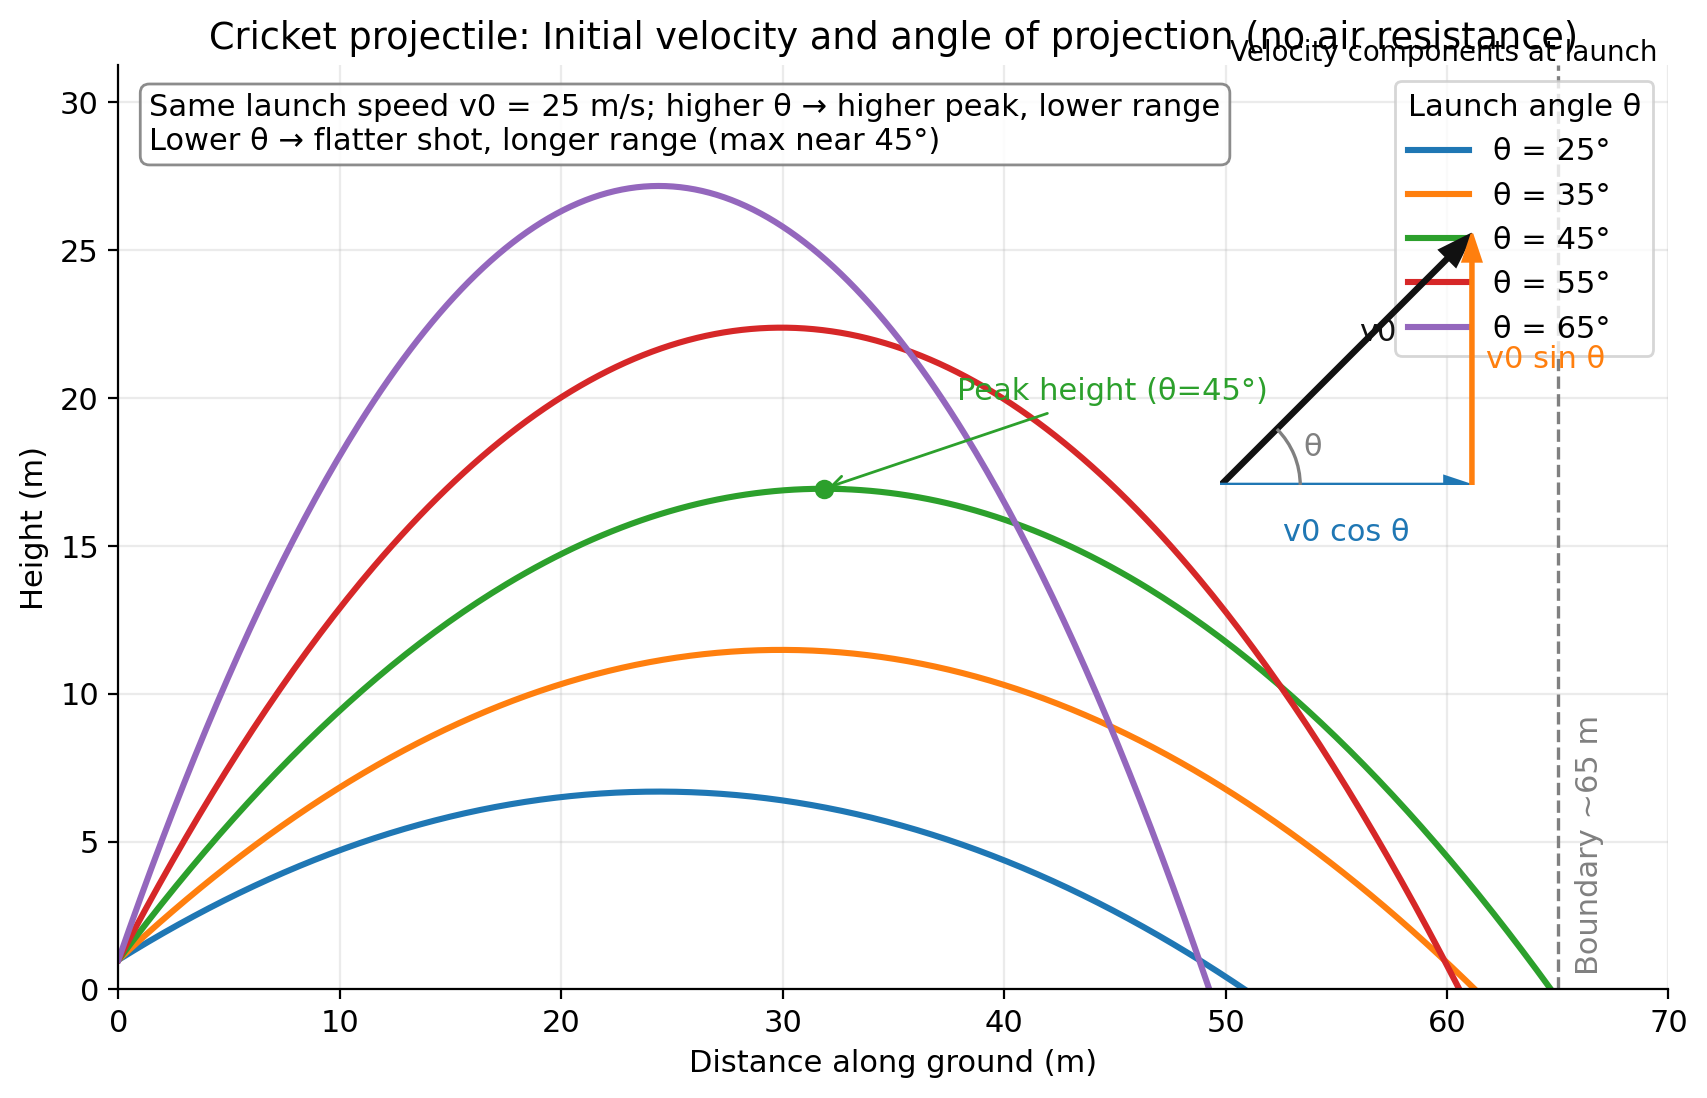

Source code (Python):
import numpy as np
import matplotlib.pyplot as plt
from matplotlib.patches import Arc


def trajectory(v0, theta_deg, g=9.81, y0=1.0, n=300):
    theta = np.radians(theta_deg)
    vy0 = v0 * np.sin(theta)
    vx0 = v0 * np.cos(theta)
    tf = (vy0 + np.sqrt(vy0**2 + 2 * g * y0)) / g
    t = np.linspace(0, tf, n)
    x = vx0 * t
    y = y0 + vy0 * t - 0.5 * g * t**2
    # Apex
    t_peak = vy0 / g
    t_peak = np.clip(t_peak, 0, tf)
    x_peak = vx0 * t_peak
    y_peak = y0 + vy0 * t_peak - 0.5 * g * t_peak**2
    return x, y, tf, x[-1], (x_peak, y_peak)


def main():
    # Physics/setup
    g = 9.81  # m/s^2
    v0 = 25.0  # m/s (typical big hit in cricket, ignoring air resistance)
    y0 = 1.0   # m (approximate bat contact height)
    angles = [25, 35, 45, 55, 65]
    colors = ["#1f77b4", "#ff7f0e", "#2ca02c", "#d62728", "#9467bd"]

    # Compute trajectories
    curves = []
    max_x = 0
    max_y = 0
    apex_45 = None
    for th, c in zip(angles, colors):
        x, y, tf, xr, apex = trajectory(v0, th, g=g, y0=y0)
        curves.append((th, c, x, y, xr, apex))
        max_x = max(max_x, xr)
        max_y = max(max_y, np.max(y))
        if th == 45:
            apex_45 = apex

    # Figure
    plt.rcParams.update({
        "font.size": 11,
        "axes.spines.top": False,
        "axes.spines.right": False
    })

    fig, ax = plt.subplots(figsize=(10, 6))

    # Ground line
    ax.axhline(0, color="black", lw=1)

    # Boundary marker (typical ~65 m)
    boundary_x = 65
    ax.axvline(boundary_x, color="gray", lw=1.2, ls="--")
    ax.text(boundary_x + 0.8, 0.5, "Boundary ~65 m", rotation=90, va="bottom", ha="left", color="gray")

    # Plot trajectories
    for th, c, x, y, xr, apex in curves:
        ax.plot(x, y, color=c, lw=2.2, label=f"θ = {th}°")

    # Highlight apex for 45°
    if apex_45 is not None:
        ax.plot(apex_45[0], apex_45[1], 'o', color="#2ca02c")
        ax.annotate(
            "Peak height (θ=45°)",
            xy=apex_45, xytext=(apex_45[0] + 6, apex_45[1] + 3),
            arrowprops=dict(arrowstyle="->", color="#2ca02c"),
            color="#2ca02c"
        )

    # Labels and title
    ax.set_title("Cricket projectile: Initial velocity and angle of projection (no air resistance)")
    ax.set_xlabel("Distance along ground (m)")
    ax.set_ylabel("Height (m)")
    ax.grid(alpha=0.25)

    # Limits
    ax.set_xlim(0, max(max_x * 1.08, boundary_x + 5))
    ax.set_ylim(0, max_y * 1.15)

    # Legend
    leg = ax.legend(title="Launch angle θ", loc="upper right", frameon=True)
    leg._legend_box.align = "left"

    # Explanatory text
    ax.text(0.02, 0.97,
            f"Same launch speed v0 = {v0:.0f} m/s; higher θ → higher peak, lower range\nLower θ → flatter shot, longer range (max near 45°)",
            transform=ax.transAxes, va="top", ha="left", bbox=dict(boxstyle="round,pad=0.3", fc="white", ec="gray", alpha=0.9))

    # Inset: velocity components diagram
    inset = fig.add_axes([0.63, 0.53, 0.32, 0.38])  # [left, bottom, width, height]
    inset.set_xlim(0, 1)
    inset.set_ylim(0, 1)
    inset.set_aspect('equal')
    inset.axis('off')

    theta_demo_deg = 45
    theta_demo = np.radians(theta_demo_deg)
    L = 0.78  # length scale inside inset
    x_end = L * np.cos(theta_demo)
    y_end = L * np.sin(theta_demo)

    # Draw component arrows
    # v0 vector
    inset.arrow(0, 0, x_end, y_end, width=0.008, head_width=0.05, length_includes_head=True, color="#111111")
    # v0x component
    inset.arrow(0, 0, x_end, 0, width=0.006, head_width=0.04, length_includes_head=True, color="#1f77b4")
    # v0y component (from x-component tip up)
    inset.arrow(x_end, 0, 0, y_end, width=0.006, head_width=0.04, length_includes_head=True, color="#ff7f0e")

    # Angle arc
    arc = Arc((0, 0), 0.35, 0.35, angle=0, theta1=0, theta2=theta_demo_deg, color="gray", lw=1.2)
    inset.add_patch(arc)
    inset.text(0.22 * np.cos(theta_demo/2), 0.22 * np.sin(theta_demo/2), "θ", ha="center", va="center", color="gray")

    # Labels in inset
    inset.text(x_end * 0.5, -0.07, "v0 cos θ", ha="center", va="top", color="#1f77b4")
    inset.text(x_end + 0.03, y_end * 0.5, "v0 sin θ", ha="left", va="center", color="#ff7f0e")
    inset.text(x_end * 0.55, y_end * 0.55, "v0", ha="left", va="bottom", color="#111111")
    inset.text(0.02, 0.98, "Velocity components at launch", ha="left", va="top", fontsize=10)

    # Save figure
    out_name = "cricket_projectile_initial_velocity_angle.png"
    fig.savefig(out_name, dpi=200, bbox_inches='tight')
    print(f"Saved figure to {out_name}")


if __name__ == "__main__":
    main()
